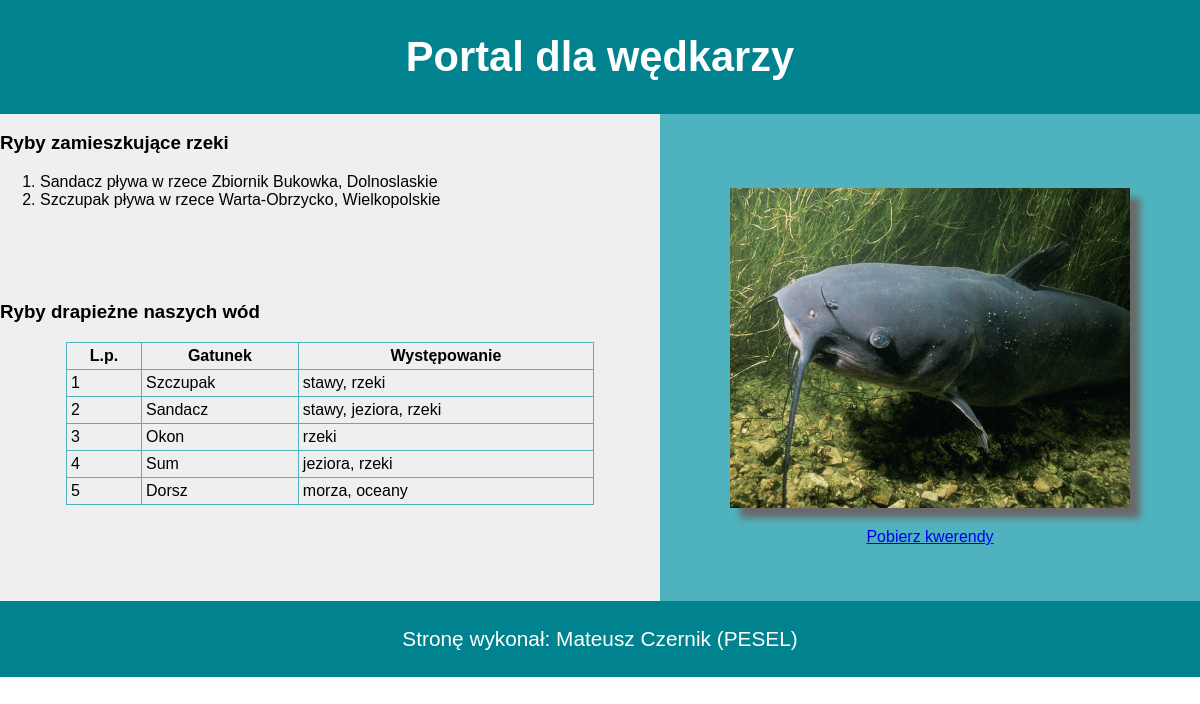
The app's page /03-02-czernik-tsi/wedkuj.php with its own data.
### tables this page shows
CREATE TABLE `lowisko` (
  `id` int UNSIGNED NOT NULL,
  `Ryby_id` int UNSIGNED NOT NULL,
  `akwen` text,
  `wojewodztwo` text,
  `rodzaj` int UNSIGNED DEFAULT NULL
);

CREATE TABLE `ryby` (
  `id` int UNSIGNED NOT NULL,
  `nazwa` text,
  `wystepowanie` text,
  `styl_zycia` int DEFAULT NULL
);

### 03-02-czernik-tsi/wedkuj.php (the view, shortened to what this page needs)
<!DOCTYPE html>
<html lang="pl">
<head>
    <link rel="stylesheet" href="styl_1.css">
</head>
<body>
    <header>
        <h1>Portal dla wędkarzy</h1>
    </header>
    <div class="lewy">
        <div class="jeden">
            <h3>Ryby zamieszkujące rzeki</h3>
            <ol>
                <?php
                    $name = 'localhost';
                    $login = 'root';
                    $pswd = '';
                    $base = 'baza';
                    $connect = mysqli_connect($name, $login, $pswd, $base);
                    if(!$connect){
                        mysqli_close($connect);
                    } else{
                        $query = 'SELECT ryby.nazwa, lowisko.akwen, lowisko.wojewodztwo FROM ryby INNER JOIN lowisko ON ryby.id=lowisko.Ryby_id WHERE ryby.wystepowanie LIKE "%rzeki%";';
                        $result = $connect->query($query);
                        while($row = $result->fetch_assoc()){
                            echo("<li>" . $row['nazwa'] . " pływa w rzece " . $row['akwen'] . ", " . $row['wojewodztwo'] . '</li>');
                        }
                    }
                ?>
            </ol>
        </div>
        <div class="dwa">
            <h3>Ryby drapieżne naszych wód</h3>
            <table>
                <thead>
                    <th>L.p.</th><th>Gatunek</th><th>Występowanie</th>
                </thead>
                <?php
                    $name = 'localhost';
                    $login = 'root';
                    $pswd = '';
                    $base = 'baza';
                    $connect = mysqli_connect($name, $login, $pswd, $base);
                    if(!$connect){
                        mysqli_close($connect);
                    } else{
                        $query = 'SELECT `id`, `nazwa`, `wystepowanie` FROM `ryby` WHERE styl_zycia=1;';
                        $sql = mysqli_query($connect, $query);
                        $result = $connect->query($query);
                        $rows = mysqli_num_rows($sql);
                        for($i = 0; $i<$rows; $i++){
                            while($row = $result->fetch_assoc()){
                                $i++;
                                echo("<tbody><td>" . $i . "</td><td>" . $row['nazwa'] . "</td><td>" . $row['wystepowanie'] . '</td></tbody>');
                            }
                        }
                    }
                ?>
            </table>
        </div>
    </div>
    <div class="prawy">
        <img src="ryba1.jpg" alt="Sum">
        <a href="kwerendy.txt">Pobierz kwerendy</a>
    </div>
    <footer>
        <p>Stronę wykonał: Mateusz Czernik (PESEL)</p>
    </footer>
</body>
</html>

### 03-02-czernik-tsi/styl_1.css (style rules this page uses)
body { font-family: Arial, Helvetica, sans-serif; margin: 0; }
header, footer { background: #00838F; color: white; padding: 5px; font-size: 130%; text-align: center; clear: both; }
.lewy { background: #EFEFEF; width: 55%; float: left; }
.jeden { height: 150px; }
.dwa { height: 300px; }
.prawy { background: #4FB3BF; width: 45%; height: calc(450px + 18.7px * 2); text-align: center; float: left; display: flex; justify-content: center; align-items: center; flex-direction: column; }
img { box-shadow: 10px 10px 7px dimgray; margin: 20px; width: 400px; }
table, th, td { border: 1px solid #4FB3BF; border-collapse: collapse; }
table { margin: auto; width: 80%; }
th, td { padding: 4px; }
tbody { transition: all ease-in-out .15s; }

### records on screen
lowisko: Ryby.nazwa "Sandacz", akwen "Zbiornik Bukowka", wojewodztwo "Dolnoslaskie"
lowisko: Ryby.nazwa "Szczupak", akwen "Warta-Obrzycko", wojewodztwo "Wielkopolskie"
ryby: nazwa "Szczupak", wystepowanie "stawy, rzeki"
ryby: nazwa "Sandacz", wystepowanie "stawy, jeziora, rzeki"
ryby: nazwa "Okon", wystepowanie "rzeki"
ryby: nazwa "Sum", wystepowanie "jeziora, rzeki"
ryby: nazwa "Dorsz", wystepowanie "morza, oceany"
